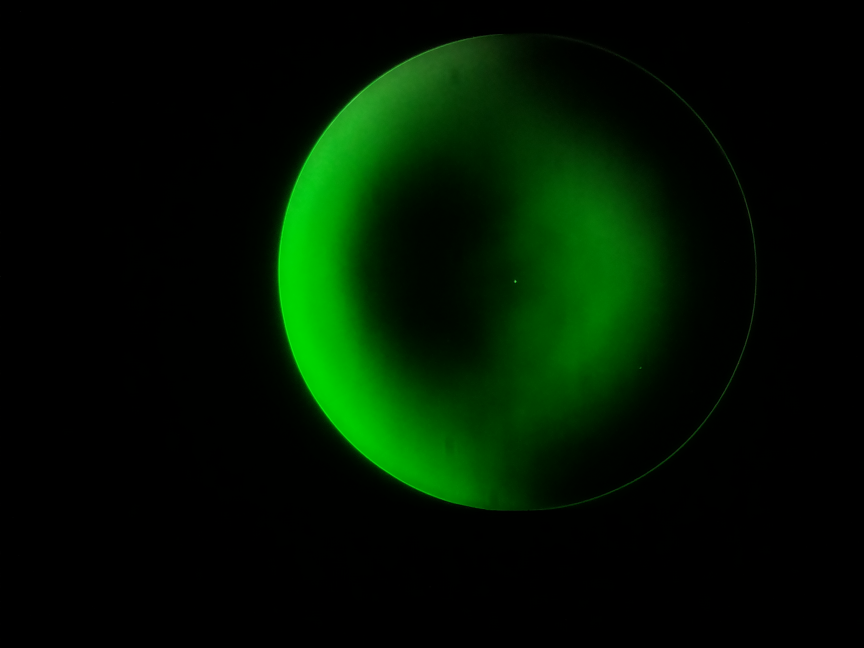
#> input picture Software/Jupyter Notebooks/Shadowgram analysis/Datasets/(165) 13_06_2019/1/Image_1.0.png, 2592 x 1944 px (shown at 1/3 size)
$ jupyter execute 'Shadowgram analysis.ipynb'   (shell and % lines are left out)   (older library calls are emulated)
#> lines starting #> are read from the running program, lines starting #| are printed output that depends on the picture; after the words box and inside, x2 and y2 are one past the last pixel; in counts of white or black regions, pixels touching at a corner belong together
# Shadowgram analysis
In this notebook, an exploratory analysis of automated algorithms to extract usefull information from Foucault test shadowgrams will be tried out to see what is the best approach.

### Assumptions
 - This notebook assumes that the pictures are obtained from a Foucault (knife edge) test performed on a reflective concave telescope mirror.
 - Both camera and mirror under test are static and maintain the same position across all image captures.
 - The mirror has the same apparent size and position in the camera frame across all images.

# Get image dataset

The dataset is stored in a json file. It contains the list of captured frames and their filenames.

One image frame is picked for analysis.

[cell 1]
from pathlib import Path

image_dataset_path = Path.cwd().joinpath("Datasets", "(165) 13_06_2019", "1")

[cell 2]
import json

image_database_file_path = image_dataset_path.joinpath("mirror_measurements_database.json")

with image_database_file_path.open(mode="r") as data_base_file:
#> (reads GUI/Documentation/mirror_measurements_database.json from the repository)
    data_base = json.load(data_base_file)
    data_base_file.close()

telescope_mirror_diameter = data_base['diameter']
telescope_mirror_measurements = sorted(data_base['measurements'], key=lambda meas: meas['optical_axis_offset']) # list of dictionaries

print('List of available images:')
for measurement in telescope_mirror_measurements:
    print(measurement['foucaultgram'])

# Import a shadowgram image from the dataset
First, pick a captured image from a Foucault test on a concave telescope mirror and show it.

[cell 3]
test_image_file_path = image_dataset_path.joinpath("Image_1.0.png")

[cell 4]
import cv2

# Load our input image
capture = cv2.imread(str(test_image_file_path))
#> capture is the input picture: shape (1944, 2592, 3); mean B, G, R 0.7, 20.4, 0.7

[cell 5]
import matplotlib.pyplot as plt

plt.rcParams['figure.figsize'] = [8, 8]
#plt.rcParams['figure.dpi'] = 120

plt.title('Test capture')

# call imshow() using plt object
plt.imshow(capture)

# display that image
plt.show()

# Convert captured image to grayscale

This step is required for the algorithms used next.

[cell 6]
# convert color image into grayscale image
capture_gray = cv2.cvtColor(capture, cv2.COLOR_RGB2GRAY)

[cell 7]

plt.rcParams['figure.figsize'] = [8, 8]
#plt.rcParams['figure.dpi'] = 120

plt.title('Test capture in grayscale')

# call imshow() using plt object
plt.imshow(capture_gray, cmap='gray')

# display that image
plt.show()

# Perform edge detection

Required to know the mirror boundaries and to be used as the basis for circle and ellipse fitting.

[cell 8]
capture_gray_blur = capture_gray
#capture_gray_blur = cv2.blur(capture_gray, (3,3))
#capture_gray_blur = cv2.bilateralFilter(capture_gray, 6, 6 * 2, 6 / 2)

canny_threshold_1 = 10
canny_threshold_2 = 80
capture_canny = cv2.Canny(capture_gray_blur, canny_threshold_1, canny_threshold_2, L2gradient=True)
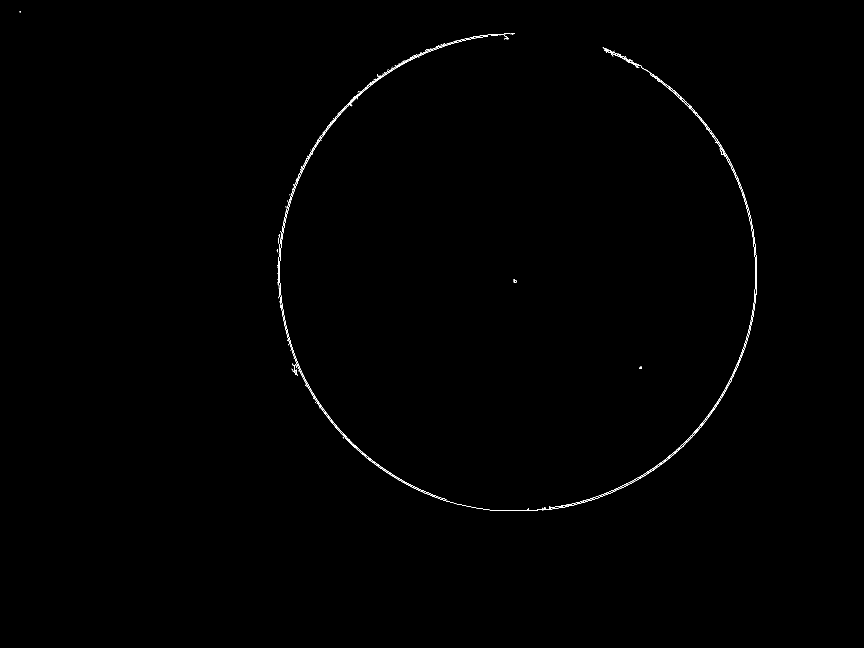
#> capture_canny: shape (1944, 2592) (shown at 1/3 size); 0.21% white in thin lines or dots, all inside (x1, y1, x2, y2) = (59, 34, 2271, 1532)

[cell 9]

plt.rcParams['figure.figsize'] = [8, 8]
#plt.rcParams['figure.dpi'] = 120

plt.title('Mirror edge')

# call imshow() using plt object
plt.imshow(capture_canny, cmap='gray')

# display that image
plt.show()

# Fit a circle to the (expected round) edge

Locate the mirror round edge on the image and get a first approximation of its shape.

[cell 10]
import numpy as np

circles = cv2.HoughCircles(capture_gray, cv2.HOUGH_GRADIENT,
                           1, 800, param1=canny_threshold_2, param2=20, minRadius=400, maxRadius=1500)
#> circles = [[1552.5, 816.5, 713.7]]

if np.any(circles) != True:
  raise Exception("HoughCircles found no circles.")

if circles.size != 3:
    raise Exception("HoughCircles found more than one circle.")

circles = np.uint16(np.around(circles))
#> circles = [[1552, 816, 714]]
circles = circles[0, 0]
#> circles = [1552, 816, 714]

# draw fitted circle and inside and outside circles
circle_radius_tolerance = 30
line_thickness = 1
color_circle = (255, 0, 0)
circle_center = (circles[0], circles[1])
#> circle_center = (1552, 816)
circle_radius = circles[2]
#> circle_radius = 714
capture_circle = np.copy(capture)
capture_circle = cv2.circle(capture_circle, circle_center, circle_radius,
                            color_circle, line_thickness, cv2.LINE_AA)
capture_circle = cv2.circle(capture_circle, circle_center, circle_radius-circle_radius_tolerance,
                            color_circle, line_thickness, cv2.LINE_AA)
capture_circle = cv2.circle(capture_circle, circle_center, circle_radius+circle_radius_tolerance,
                            color_circle, line_thickness, cv2.LINE_AA)

[cell 11]

plt.rcParams['figure.figsize'] = [8, 8]
#plt.rcParams['figure.dpi'] = 120

plt.title('Test measurements')

# call imshow() using plt object
plt.imshow(capture_circle[circle_center[1]-circle_radius-circle_radius_tolerance:circle_center[1]+circle_radius+circle_radius_tolerance,
           circle_center[0]-circle_radius-circle_radius_tolerance:circle_center[0]+circle_radius+circle_radius_tolerance])

# display that image
plt.show()

# Crop image to the area of interest

Remove unwanted image area.

[cell 12]
capture = capture[circle_center[1]-circle_radius-circle_radius_tolerance:circle_center[1]+circle_radius+circle_radius_tolerance,
circle_center[0]-circle_radius-circle_radius_tolerance:circle_center[0]+circle_radius+circle_radius_tolerance]
#> capture: shape (1488, 1488, 3)

capture_gray = capture_gray[circle_center[1]-circle_radius-circle_radius_tolerance:circle_center[1]+circle_radius+circle_radius_tolerance,
circle_center[0]-circle_radius-circle_radius_tolerance:circle_center[0]+circle_radius+circle_radius_tolerance]
#> capture_gray: shape (1488, 1488)

capture_gray_blur = capture_gray_blur[circle_center[1]-circle_radius-circle_radius_tolerance:circle_center[1]+circle_radius+circle_radius_tolerance,
circle_center[0]-circle_radius-circle_radius_tolerance:circle_center[0]+circle_radius+circle_radius_tolerance]

capture_canny = capture_canny[circle_center[1]-circle_radius-circle_radius_tolerance:circle_center[1]+circle_radius+circle_radius_tolerance,
circle_center[0]-circle_radius-circle_radius_tolerance:circle_center[0]+circle_radius+circle_radius_tolerance]

# update fitted circle center to cropped area
circle_center = (circle_radius+circle_radius_tolerance, circle_radius+circle_radius_tolerance)
#> circle_center = (744, 744)

[cell 13]

plt.rcParams['figure.figsize'] = [10, 10]
#plt.rcParams['figure.dpi'] = 120

plt.subplot(2, 2, 1)
plt.title('Original')
plt.imshow(capture)

plt.subplot(2, 2, 2)
plt.title('Grayscale')
plt.imshow(capture_gray, cmap='gray')

plt.subplot(2, 2, 3)
plt.title('Edge')
plt.imshow(capture_canny, cmap='gray')

# display that image
plt.show()

# Fit an ellipse to the (expected round) edge

With the mirror now located and the image cropped to show it, fit an ellipse to the mirror edge.

The ellipse is a better approximation than a circle to the mirror's edge due to any camera/mirror misalignments.

[cell 14]
capture_canny_points = cv2.findNonZero(capture_canny)
#> capture_canny_points = contour of 10605 points, box (x1, y1, x2, y2) (22, 27, 1463, 1460), area 32138

#ellipse = cv2.fitEllipse(capture_canny_points)
#ellipse = cv2.fitEllipseAMS(capture_canny_points)
ellipse = cv2.fitEllipseDirect(capture_canny_points)
#> ellipse = ((744.2, 744.2), (1431, 1432.5), 50.36)

line_thickness = 1
color_ellipse = (255, 0, 0)
capture_ellipse = np.copy(capture)
capture_ellipse = cv2.ellipse(capture_ellipse, ellipse, color_ellipse, line_thickness, cv2.LINE_AA)
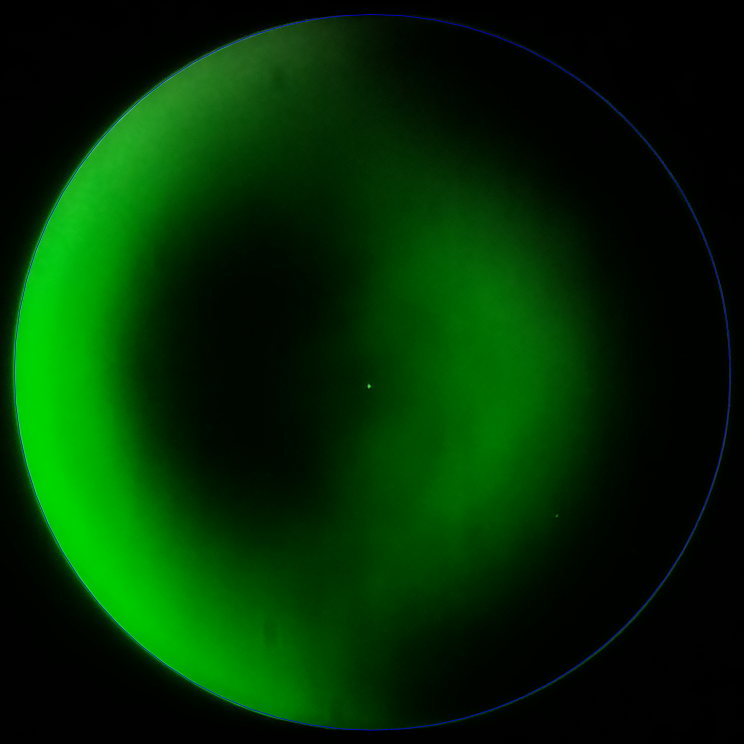
#> capture_ellipse: shape (1488, 1488, 3) (shown at 1/2 size); mean B, G, R 2.2, 45.8, 1.5

[cell 15]

plt.rcParams['figure.figsize'] = [8, 8]
#plt.rcParams['figure.dpi'] = 120

plt.title('Ellipse fit to edge')

# call imshow() using plt object
plt.imshow(capture_ellipse)

# display that image
plt.show()

# Create shadowgram color histogram on inside pixels of the mirror area only

With the best fit ellipse, use it to select only the pixels belonging to the mirror area and determine the color histogram on them.

[cell 16]
capture_gray_hist_mask = np.full_like(capture_gray, 0)
capture_gray_hist_mask = cv2.ellipse(capture_gray_hist_mask, ellipse, color_ellipse, -1, cv2.LINE_AA)
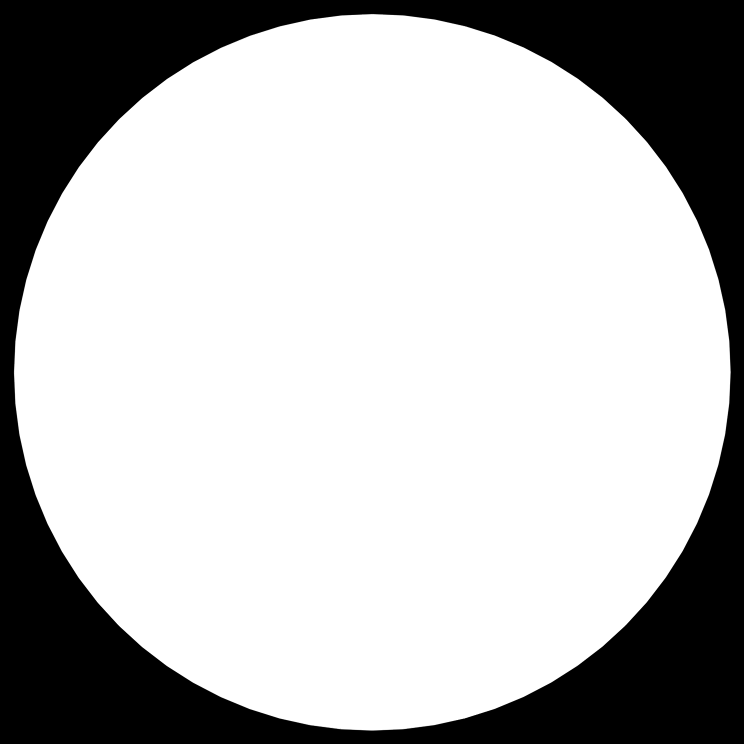
#> capture_gray_hist_mask: shape (1488, 1488) (shown at 1/2 size); min 0, max 255, mean 185.5

capture_gray_hist = cv2.calcHist([capture_gray], [0], capture_gray_hist_mask, [256], [0,256])
#> capture_gray_hist = 256 values, max 152171 at index 1, min 0 at index 163, mean 6304.8

Based on the color histogram, determine the median color displayed on the mirror.

This will be used as the boundary between the light and shadow areas of the mirror. It is based on the (to be proven) assumption that on a mirror without major defects, the shadow and light areas have the same area and thus the color that sits in the middle (median) represents the null zone.

[cell 17]
capture_gray_hist_cdf = np.cumsum(capture_gray_hist)
#> capture_gray_hist_cdf = 256 values from 29 to 1614035
median_cdf = np.around(capture_gray_hist_cdf[-1]/2)
#> median_cdf = 807018
capture_gray_median_color = (np.abs(capture_gray_hist_cdf - median_cdf)).argmin()
#> capture_gray_median_color = 27

[cell 18]

plt.rcParams['figure.figsize'] = [8, 4]
#plt.rcParams['figure.dpi'] = 120

plt.subplot(1, 2, 1)
plt.title('Grayscale histogram')
plt.plot(capture_gray_hist)
plt.plot(capture_gray_median_color, capture_gray_hist[capture_gray_median_color],
         "r+", markersize=10, label="Median")
plt.legend()

plt.subplot(1, 2, 2)
plt.title('Cumulative distribution')
plt.plot(capture_gray_hist_cdf)
plt.plot(capture_gray_median_color, capture_gray_hist_cdf[capture_gray_median_color],
         "r+", markersize=10, label="Median")
plt.legend()

# display plots
plt.show()

# Segment shadow and light areas on the shadowgram

[cell 19]
threshold = capture_gray_median_color
#> threshold = 27
_, capture_thresh = cv2.threshold(capture_gray_blur, threshold, 255, cv2.THRESH_BINARY)

[cell 20]

plt.rcParams['figure.figsize'] = [8, 8]
#plt.rcParams['figure.dpi'] = 120

plt.title('Light and shadow areas')

# call imshow() using plt object
plt.imshow(capture_thresh, cmap='gray')

# display that image
plt.show()

# (Experimental) Use the Laplace Operator

[cell 21]
ddepth = cv2.CV_16S
kernel_size = 7
capture_laplacian = cv2.Laplacian(capture_gray, ddepth, ksize=kernel_size)
capture_laplacian_abs = cv2.convertScaleAbs(capture_laplacian)

[cell 22]

plt.rcParams['figure.figsize'] = [8, 8]
#plt.rcParams['figure.dpi'] = 120

plt.title('Laplacian operator')

# call imshow() using plt object
plt.imshow(capture_laplacian, cmap='gray')

# display that image
plt.show()

# (Delete?) Determine shadowgram zone transitions across horizontal diameter

[cell 23]
sample_height = 30
capture_sample = capture_thresh[circle_center[1]-sample_height:circle_center[1]+sample_height, :]
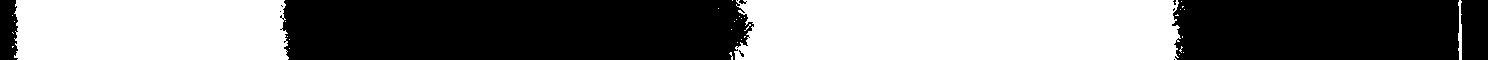
#> capture_sample: shape (60, 1488); 47.4% white; 33 white regions (30 under 20 px), largest, box (x1, y1, x2, y2) and area: (734, 0, 1181, 60) 25968, (14, 0, 289, 60) 16126, (1458, 0, 1462, 60) 174

[cell 24]

plt.rcParams['figure.figsize'] = [8, 8]
#plt.rcParams['figure.dpi'] = 120

plt.title('Horizontal strip')

# call imshow() using plt object
plt.imshow(capture_sample, cmap='gray')

# display that image
plt.show()

[cell 25]
from scipy.signal import find_peaks

capture_sample_averaged = np.mean(capture_sample, axis=0)
#> capture_sample_averaged = 1488 values, max 255 at index 18, min 0 at index 0, mean 120.9
capture_sample_transitions = np.absolute(np.gradient(capture_sample_averaged))
#> capture_sample_transitions = 1488 values, max 127.5 at index 1458, min 0 at index 0, mean 1.07

capture_sample_transition_peaks, _ = find_peaks(capture_sample_transitions, height=25, distance=50)
#> capture_sample_transition_peaks = [16, 283, 746, 1177, 1461]

[cell 26]

plt.rcParams['figure.figsize'] = [8, 4]
#plt.rcParams['figure.dpi'] = 120

plt.subplot(2, 1, 1)
plt.title('Horizontal pixel color intensity')
plt.plot(capture_sample_averaged)

plt.subplot(2, 1, 2)
plt.title('Horizontal conlor transitions')
plt.plot(capture_sample_transitions)
plt.plot(capture_sample_transition_peaks, capture_sample_transitions[capture_sample_transition_peaks], "rx")

# display plots
plt.show()
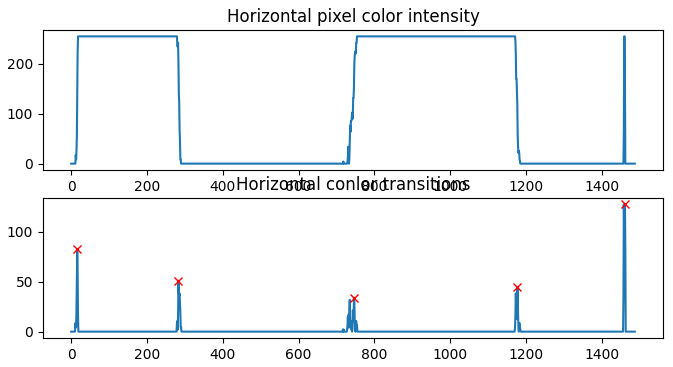
#> figure drawn by matplotlib, 2 panels; panel 1: curve peaks at x = 18, y = 255; panel 2: curve peaks at x = 1458, y = 127.5

# (Delete?) Determine shadowgram null zone diameter - first approximation

[cell 27]
if np.all(np.diff(capture_sample_transition_peaks) >= 0) != True or capture_sample_transition_peaks.size != 5:
    raise Exception("Shadow transitions are not sequencial and the correct number.")

capture_diameter_marker = np.copy(capture)

center = (circle_center[0]+circle_radius + circle_center[0]-circle_radius)/2
#> center = 744
diameter_full = capture_sample_transition_peaks[4] - capture_sample_transition_peaks[0] # in pixels
#> diameter_full = 1445
radius_full = diameter_full/2 # in pixels
#> radius_full = 722.5

radius_zone_l = ((center - capture_sample_transition_peaks[1])/radius_full)*(telescope_mirror_diameter/2)
#> radius_zone_l = 64.76
radius_zone_r = ((capture_sample_transition_peaks[3] - center)/radius_full)*(telescope_mirror_diameter/2)
#> radius_zone_r = 60.83

diameter_zone_l = radius_zone_l*2
#> diameter_zone_l = 129.5
diameter_zone_r = radius_zone_r*2
#> diameter_zone_r = 121.7

[cell 28]

plt.rcParams['figure.figsize'] = [8, 8]
#plt.rcParams['figure.dpi'] = 120

plt.title('Null zone measurements')

# call imshow() using plt object
plt.imshow(capture_diameter_marker)
plt.plot(circle_center[0]-circle_radius, circle_center[1], "r|", markersize=50)
plt.plot(circle_center[0]+circle_radius, circle_center[1], "r|", markersize=50)
plt.plot(capture_sample_transition_peaks[1], circle_center[1], "r|", markersize=50)
plt.plot(capture_sample_transition_peaks[3], circle_center[1], "r|", markersize=50)
plt.plot(circle_center[0], circle_center[1], "r.", markersize=5)
plt.text(capture_sample_transition_peaks[1], circle_center[1]+200, f'{diameter_zone_r:.1f}[mm]',
         fontsize=8, color='r', horizontalalignment='center')
plt.text(capture_sample_transition_peaks[3], circle_center[1]-200, f'{diameter_zone_l:.1f}[mm]',
         fontsize=8, color='r', horizontalalignment='center')

# display that image
plt.show()

# Determine shadowgram null zone diameter - second approximation

[cell 29]
thresh_null_canny_threshold_1 = 10
thresh_null_canny_threshold_2 = 80
capture_thresh_canny = cv2.Canny(capture_thresh, thresh_null_canny_threshold_1, thresh_null_canny_threshold_2, L2gradient=True)

[cell 30]
# first mask area around null zone
line_thickness = 100
thresh_null_zone_mask = np.full_like(capture_thresh, 0)
thresh_null_zone_mask = cv2.circle(thresh_null_zone_mask, circle_center, circle_center[0]-capture_sample_transition_peaks[1],
                                   255, line_thickness, cv2.LINE_AA)

thresh_circles_masked = cv2.bitwise_and(capture_thresh_canny, thresh_null_zone_mask)
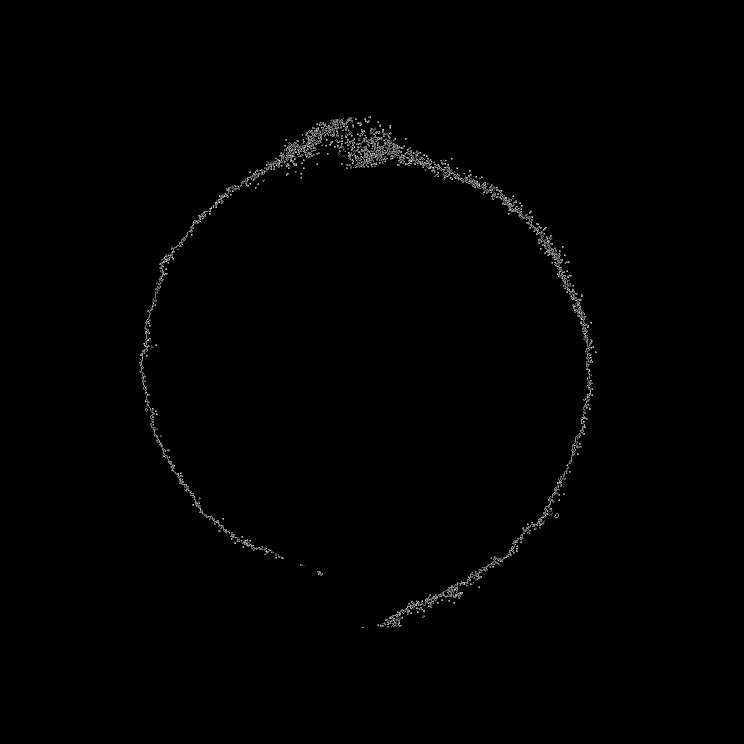
#> thresh_circles_masked: shape (1488, 1488) (shown at 1/2 size); min 0, max 255, mean 1.5

thresh_null_zone_mask = np.full_like(capture_thresh, 255)
pt1 = [circle_center[0], 0]
#> pt1 = [744, 0]
pt2 = [circle_center[0], circle_center[0]+circle_radius+circle_radius_tolerance]
#> pt2 = [744, 1488]
thresh_null_zone_mask = cv2.line(thresh_null_zone_mask, pt1, pt2, 0, line_thickness)
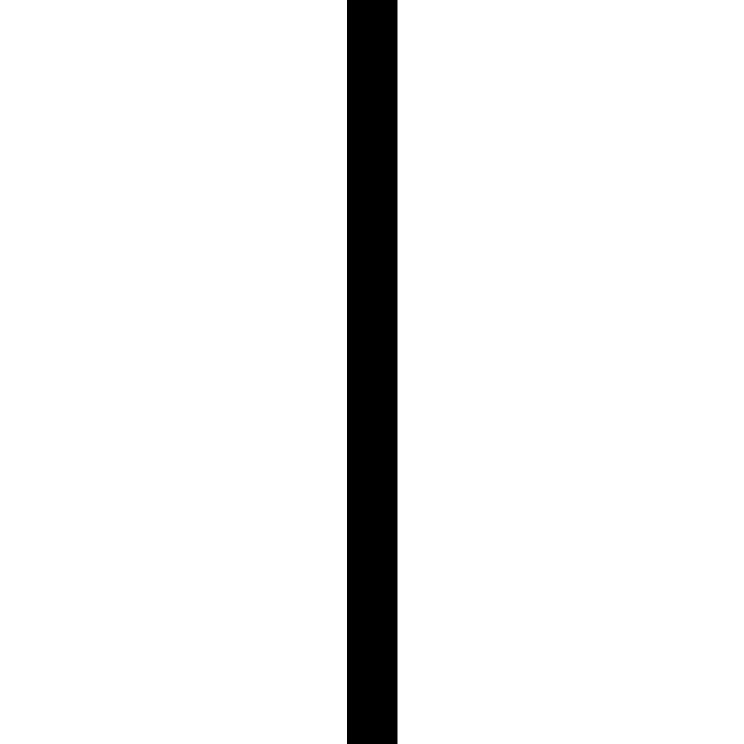
#> thresh_null_zone_mask: shape (1488, 1488) (shown at 1/2 size); 93.2% white; 1 black region, box (x1, y1, x2, y2) and area: (694, 0, 795, 1488) 150288

thresh_circles_masked = cv2.bitwise_and(thresh_circles_masked, thresh_null_zone_mask)

[cell 31]

plt.rcParams['figure.figsize'] = [8, 8]
#plt.rcParams['figure.dpi'] = 120

plt.title('Light and shadow area edges')

# call imshow() using plt object
plt.imshow(thresh_circles_masked, cmap='gray')

# display that image
plt.show()

[cell 32]
thresh_circles = cv2.HoughCircles(thresh_circles_masked, cv2.HOUGH_GRADIENT,
                                  1, 800, param1=canny_threshold_2, param2=20, minRadius=200, maxRadius=1500)
#> thresh_circles = [[746.5, 754.5, 433.2], [332.5, 54.5, 353.9], [1168.5, 43.5, 392.8], [1408.5, 1392.5, 488.5]]

print(thresh_circles)
#| [[[ 746.5  754.5  433.2]
#|   [ 332.5   54.5  353.9]
#|   [1168.5   43.5  392.8]
#> (further printed lines are left out)

[cell 33]
thresh_circles = np.uint16(np.around(thresh_circles))
#> thresh_circles = [[746, 754, 433], [332, 54, 354], [1168, 44, 393], [1408, 1392, 488]]
thresh_circles = thresh_circles[0, 0]
#> thresh_circles = [746, 754, 433]

# draw fitted circle and inside and outside circles
line_thickness = 10
color_circle = (255, 0, 0)
thresh_circle_center = (thresh_circles[0], thresh_circles[1])
#> thresh_circle_center = (746, 754)
thresh_circle_radius = thresh_circles[2]
#> thresh_circle_radius = 433
#capture_thresh_circle = np.copy(capture_thresh)
capture_thresh_circle = cv2.circle(capture_thresh, thresh_circle_center, thresh_circle_radius,
                                   color_circle, line_thickness, cv2.LINE_AA)
